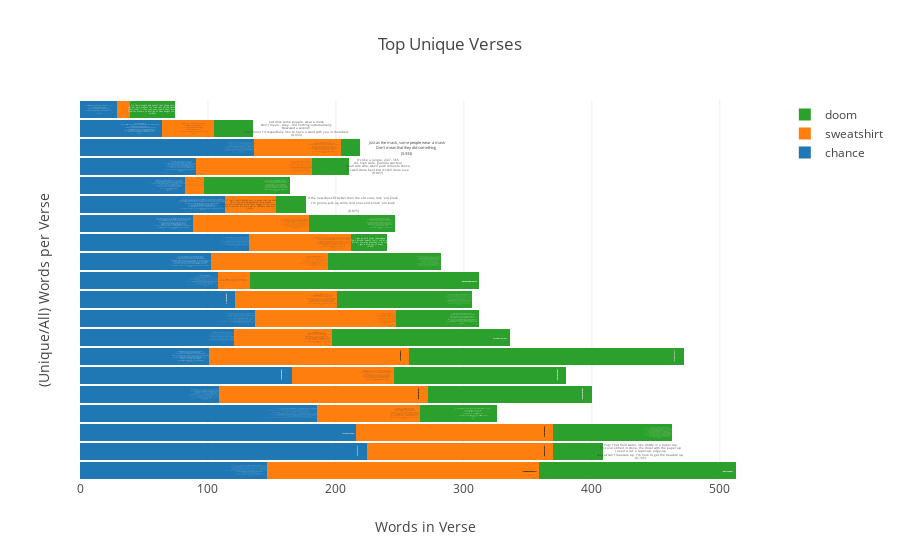

Notebook code for this chart:
### Code cell
unique_verses_bar(works.values(), all_feat_artist = False, verse_count=20)

### Figure 1 — Plotly figure (JSON) as saved in the notebook; plotly's stock layout.template omitted (floating-point values rounded to 4 significant figures)
{"data": [{"hoverinfo": "text", "name": "chance", "orientation": "h", "text": ["<br>They murkin' kids; they murder kids here<br>Why you think they don't talk about it They deserted us here<br>Where the fuck is Matt Lauer at Somebody get Katie Couric in here<br>Probably scared of all the refugees; look like we had a fuckin' hurricane here<br>They'll be shootin' whether it's dark or not, I mean the days is pretty dark a lot<br>Down here, it's easier to find a gun than it is to find a fuckin' parking spot<br>No love for the opposition, specifically a cop position cause they've never been in our position<br>Gettin' violations for the nation, correlatin', you dry snitchin'<br>I know, you scared, you should ask us if we scared too<br>I know you scared... me too<br>I know, you scared, you should ask us if we scared too<br>If you, was there, then we'd just knew you cared too<br>(0.616)", "<br>Sparrin' is trainin', chain snatchin' the slaves<br>But a rap song is a match in a cave<br>Dim lit, wet wick, wicked rappin' its way<br>Drunk off of light, lies, laughin' claimin' asylum while shinin' in shade<br>I can't stay silent, I go violent when my violets is gray<br>And my roses is black<br>Fuck the pharaohs and pharisees, Moses is back<br>I don't need to see a sphinx to know they noses was black<br>I don't know one Temptation that had Otis' back, sparrin' is trainin', this a jumpin' jack<br>I'm the scariest +jack+ in the pumpkin patch<br>Float like my jumper wet, sting like a bumblebee<br>I swing like a lumberjack, go back when I'm up at bat<br>They tried to label me a non-rapper<br>I'm an independent contractor, card cracker<br>Sparrin' is trainin' without the trainin' wheels<br>You made it, you made it, you made it, yeah you made a deal<br>You played it straight, hated, graduated, waited, waited, you still a waiter still<br>Mice will always find out ways to steal<br>Picture me, fifth of Hennessy and the Swisher Sweet<br>Fake identity 'til a plug named Trinity shook me<br>\"Wake up, wake up!\" like remember me<br>Said one plus one make three and you finna see<br>You ain't as grown as you finna be<br>You got them young nigga tendencies<br>(0.625)", "<br>What's good, good And what's good, evil<br>And what's good, gangstas And what's good, people<br>And why God's phone die every time that I call on Him<br>If his son had a Twitter wonder if I would follow him<br>Swallow them synonyms like cinnamon Cinnabon<br>Keep all them sentiments down to a minimum<br>Studious Gluteus Maxim models is sendin' him<br>Pics of they genitalia tallied up ten of 'em<br>I slurped too many pain-kills, down I'm off a lot<br>I got a lot off days but it ain't often that I'm off the clock<br>Ya kna wha mean I got the Chicago Blues<br>We invented rock before the Stones got through<br>We just aimin' back cause the cops shot you<br>BUCK BUCK BANG BANG - yellin' \"FUCK Fox News!\"<br>Booyaka buckle up, mothaFUCK opps too<br>Ain't no knucklin' up 'em young cause it just not cool<br>Nice to see you Father New Year, middle finger Uncle Samuel<br>Shootin' death with weighted dice and hittin' stains on birthday candles<br>I know somebody, somebody loves my ass<br>Cause they help me beat my demons ass<br>Everybody's somebody's everything (I know you right)<br>Nobody's nothing (that's right)<br>Everybody's somebody's everything (I know you right)<br>Nobody's nothing (that's right)<br>Everybody's somebody's everything (that's right)<br>Nobody's nothing (I know you right)<br>(0.63)", "<br>God give me one sentence more, maybe I just gotta get suspended more (IGH!)<br>Hash tag it, get mentions for it (IGH!) Make you love it, get it trending more (IGH!)<br>And then act humble, hear some bull that some dude mumble<br>Wantin' to jump dude, but let that nigga punk you, knowin bitch niggas wanna bring guns to the rumbles (IGH!)<br>But I love y'all souls (IGH!) Don't let the +Juice+ spill Pac<br>Blue pill pop 'til you feel good enough to pop the popped bitch in the blue heels yop (IGH!)<br>That one - drown in the juice nigga; hun'nid proof get found in a youth nigga<br>Stop with all the trynna introduce nigga, everybody know you dude you the new nigga! (IGH!)<br>Hows it feel to be you Yo no sÃ©, I ain't really been myself since Rod passed<br>I ain't even really need that shop class, I ain't really been weak since pops smashed<br>I'm a genius, a mothafuckin pop smash; hit sensei, master<br>Jack and Lindsey, Wiley, Kembe, been paid, 10 Day been they FAFSA (AHHHHHHHHH!!!!! TURN UP! TURN UP!)<br>(0.632)", "<br>Damn I'm in so deep girl, probably cause you're empty<br>You can't even speak girl; damn your mouth so minty<br>Ooh your mama hate me, daddy wouldn't let you <br>if he ever met me, if he ever met you<br>Put that shit behind us, and put this in your sinus<br>Mine is all up in my gums, minus all that shit its lined with<br>I say oh-oh-oh-ohh - you been scratchin, you been fiendin<br>I'mma fix you, I'mma fuck you, I'mma get rid of them demons - it's my<br>My druggy.. when I'm ugly<br>Hug me when I'm bummy, scummy; I'm your hubby<br>Let's get lo-ost... let's get lo-ost...<br>(0.651)", "<br>Work, work, work, work - bang nigga, bang<br>Twerk, twerk, merge, swerve - dang, pick a lane<br>Flip a bird; pigeon, plane, it's a word, it's a shame<br>But God I'm good, swear I couldnât be better, kickin' dirt on the shirts of the lames<br>Keep a tab on my exes, keep some X on my tongue<br>Keep my work out in Texas, that's just me flexin' my lungs<br>See them showin' they teeth, that's just them flappin' they gums<br>If they bite and I'm snappin', clap clap collapsin' they lungs<br>Call me Chancellor The Rapper, please say \"The Rapper\"<br>Magical word (POOF) please say 'Kadabra<br>Replay the replays; Green Bay, the Packers<br>Cremate your teammates and freebase the ashes<br>Matches to gas leaks, dusted dusk 'til dawn<br>It's just us, and trust ya bottom bitch, my stuff the fuckin' bomb<br>I'm the motherfuckin' fucker, fuck a niggas fuckin' dumb<br>This your favorite fuckin' album and ain't even fuckin' done<br>I'm good! IGH!<br> w/ ad-libs<br>(0.669)", "<br>Right (IGH!) I used to tell hoes I was dark light or off white<br>But I'd fight if a nigga said that I talk white<br>And both my parents was black but they saw it fit that I talk right<br>With my drawers hid but my hard head stayed in the clouds like a lost kite<br>But gravity had me up in a submission hold<br>Like I'm dancin' with the Devil with two left feet and I'm pigeon toed<br>in two small point ballet shoes with a missin' sole<br>and two missin' toes but it's love like Cupid kissin' a mistletoe<br>(0.683)", "<br>Who smokin in my car It's that nigga Chano<br>AKA Mr. Bennett, AK Tony Montano<br>I've got some folks in low end, I got some folks in c-note<br>AK hundred dinero, you ever seen Casino<br>I just got back with 'Bino, I got a bitch but she know<br>Her friends done did the Dino - that's that Chicago lingo<br>Flamin' hots with Cheese and a kiwi Mistic<br>My dick won't even call her cause she left all that lipstick<br>Niggas be on dirt, that's why I stay on petty<br>I know that bangers jam, that's why my hands stay ready<br>Flip the candy yum, that's the fuckin' bombest<br>Lean all on the square - that's a FUCKIN' rhombus<br> - 2X<br>(0.683)", "<br>Chano, Chatham's own, foolies glad I'm home (IGH!)<br>Even my haters kinda glad I'm on; Rest In Peace to my Vagabond (IGH!)<br>Rapper song, singer - suspended, subpoena<br>For misdemeanors, dreamer, held back ass is lowkey still a senior (IGH!)<br>And I still shake up BO Squad, prayin' for my BroBois (IGH!)<br>City on the come up, shout that nigga Sosa<br>Shout my nigga Fat Trel, shout my nigga Joseph (IGH!)<br>Playin' \"Buenos Aires\" while they sleepin' - buenas noches (IGH!)<br>Wonder if I wrote this, cause it's so crisp<br>The most brokest cold stock broker winter solstice (IGH!)<br>I could win an Oscar, Russian Accent Husky<br>Acid addict, costly avid actor - Kevin Costner (AHHHHHHHHH!!!!! TURN UP! TURN UP!)<br>Juice! (Juice!) Juice! (Juice!) Juice! (Juice!) Juice! (Juice!)<br>I got the juice, I got the juice (Yup!)<br>(0.693)", "<br>Introducin' (IGH!) Chance the Ruthless<br>Trip 'shrooms and lucy (hah!) dreams is lucid<br>Loosely based on music, swallow my mucus<br>Hope your pussy get herpes and yo' ass get lupus (IGH!)<br>Deuces douches, deuce deuce I'll shoot ya (BLAOW)<br>Shoes might boot 'cha and a suit might suit 'cha<br>They be on bullshit but they really don't do shit<br>They use of illusion could confuse Confucius<br>Nasty, ashy (IGH!) cigarette ashin'<br>'til my voice get raspy; last week suspended<br>Last night kissed Va$htie, parleyed with Ashley<br>Always in the hallway, so I never been classy (hahaha)<br>Shut up!<br>Na na na, na na na<br>Na na na, na na na<br>Na na na, na na na<br>(IGH! IGH! IGH! IGH!)<br>(0.694)", "<br>Acid, acid (IGH!) get it Acid<br>Melts through plastic, I spit fired<br>Pad my palette (IGH!) talkin' paper<br>If this was work (IGH!) I'd get higher (hahah)<br>Pardon my mishaps, burp and get murdered (IGH!)<br>Fart and get bitch-slapped, like Bourbon mixed with Jack (IGH!)<br>Lickety-split, look it, he slipped on a shell<br>from peelin' (IGH!) banana splits back, give me my Kit-Kat (AHHHHH~!)<br>Don't break me off shit, batch, fack is you mean bitch<br>Zan with that lean bitch, zan with that lean bitch<br>Zen with that chakra, I eat it like Idi Amin<br>Ya kna wha mean Hit me back when that mean shit (SHUT UP~!)<br>(0.694)", "<br>Young, Rascal Flatts - young ass kid ass could rap (IGH!)<br>Fuck all the faculty, tobacco-packing acrobat (IGH!)<br>Back-to-back packin' bags back and forth with fifths of Jack<br>Fourths of weed, I'm back to pack on hands with young Cletus to pat my back<br>Real nigga with a nose ring, that's right (IGH!) just here to rap them songs (IGH!)<br>Rag on my hair, wrap weed in Vegas, rockin' Vagabonds (IGH!)<br>Sang a song, oh you don't know (what) Well, I still bang with you<br>Hang with you, sip drank with you as long as I can sang with you like (IGH!)<br>(0.696)", "<br>Who's sneakin' in the club That's that young Sir Rapper<br>Un-saran wrap the purple, wrap that blunt under after<br>Smoke all out the window, cops could eat a dick<br>If you ain't the hitter, you just might be the lick<br>Flame on, flame on, I'm your, bitch's ringtone<br>She like when I rap, raps but better when I sing, songs<br>No Drake, but I get my Trey on; killin' in the hood like Trayvon<br>Shoppin' like I got a coupon, savin' like I got a cape on<br>Cookin' crack in my apron, dressed like a nigga had 8 proms<br>Tell shorty I may change and I made it and I napalm<br>Trippy shit to watch, drugs while on the clock<br>Acid on the face - that's a work of art<br> - 2X<br>(0.697)", "<br>Move to the neighborhood; I bet they don't stay for good, watch<br>Somebody'll steal daddy's Rollie, call it the neighborhood watch<br>Pray for a safer hood when my paper good, watch<br>Captain Save-a-Hood, hood savior, baby boy<br>Still getting ID'd for Swishers (mama still wash my clothes)<br>Still with Save Money militia (I'mma still watch my bros)<br>Trapped in the middle of the map with a little-bitty rock and a little bit of rap<br>That with a literary knack and a little shitty Mac and like literally jack<br>(0.705)", "<br>You a laaaaaaaame, and your bitch break down my weed sometimes<br>See my face in the streets, in the tweets and a Reader or a RedEye if you read Sun-Times<br>She got blisters on her knees, she's a fiend for the D even though I only beat one time<br>One time, it was one two times, it was two plus me equals threesome time<br>Shouts out to Nate, I jackball and I bop, I flex<br>Got neck from all these thots I sex; Rastafari them shottas yes<br>House safari, mi casa, yes; poppy fields of that popeye<br>She came to party, she popped a Molly, said \"come to papa\", she said \"papa, yes\"<br>(0.717)", "<br>It just got warm out, this the shit I've been warned 'bout<br>I hope that it storm in the morning, I hope that it's pourin' out<br>I hate crowded beaches, I hate the sound of fireworks<br>And I ponder what's worse between knowin' it's over and dyin' first<br>Cause everybody dies in the summer<br>Wanna say ya goodbyes, tell them while it's spring<br>I heard everybody's dyin' in the summer<br>So pray to God for a little more spring<br> - second half<br>(0.732)", "<br>Why toss my filter, when she saved my life<br>The same shit that kills us, always taste so right<br>That's why I pray to the dear Lord, God know who he be<br>Truth be told he juiced me, introduced me to the lucy leaf<br>Ohh ohh ohh, I seen the light, I lost my lighter<br>BIC flick, kick the habit and the bucket, fuck your supplier<br>Lies, Levis on fire, flyer on the wall I'm brighter<br>In the darkness of the night; in the sky I get higher, higher, okay<br> + [Interlude]<br>(0.736)", "<br>Okie dokie, alky, keep it lowkey/Loki like Thor lil bro<br>or he'll go blow the loudy, saudy of sour Saudi<br>Wiley up off peyote, wildin'/Wile E. like that coyote<br>If I sip any Henny, my belly just might be outtie<br>Pull up inside a huggy, Starsky and Hutch a dougie<br>I just opened up the pack, in an hour I'll ash my lucky<br>Tonight she just yellin' \"fuck me\", two weeks she'll be yellin' \"fuck me\"<br>Used to like orange cassette tapes with Timmy, Tommy, and Chuckie<br>And Chuck E. Cheese's pizzas, Jesus pieces, sing Jesus love me<br>Put Visine inside my eyes so my grandma would fuckin' hug me<br>Oh generation above me, I know you still remember me<br>My afro look just like daddy's, y'all taught me how to go huntin'<br>BLAM~!!<br>(0.765)", "<br>Jacob wrestled with God<br>in the desert 'til He broke him and He blessed him and He rescued his heart<br>I struggle with love, I juggle my loves<br>I cuddle and coddle, ship wreckin' bottle, I huddle in hugs<br>Sparrin' is trainin' bra/bruh, Ramses watchin' rainin' frogs<br>Jigga watchin' Damon, +Damon+ watchin' \"Wayans Bros\"<br>A tandem unicycle with two pilots in different maps<br>(0.766)", "<br>Sparrin' is trainin', don't let Denzel +Training Day+ you<br>Sensei could catch a fade too<br>We be on that elegant, hella melanin<br>Barely, barely since the crayons and jellybeans<br> + <br>(0.966)"], "textposition": "bottom", "type": "bar", "width": 0.9, "x": [146, 224, 216, 185, 109, 166, 101, 120, 137, 121, 108, 102, 132, 88, 113, 82, 91, 136, 64, 29]}, {"hoverinfo": "text", "name": "sweatshirt", "orientation": "h", "text": ["<br>Got these faggots shoutin revolution<br>I am Earl, that shit's ruthless<br>In the booth, there's no spoofin<br>Bitch I spit like I'm toothless<br>Fool, O.F. crew, fool y'all fruits and 'em<br>lyin like fuck truth, dropping shit like polution<br>Dirty like a bum's unwiped ass now<br>I'm transitioning from class clown to cash cow<br>Indeed, I got steez to pass out<br>Believe I'm dope, a fuckin breathin crackhouse<br>She diseased on her knees with ass out<br>Ace got on ski mask, she gon' need knee pads<br>Supreme 5 panels and green hats<br>Y'all don't come close like Winehouse and rehab<br>Goin back, no, the crafty assholes plateau<br>Got the game in the motherfuckin lasso<br>Ride that hoe, cruisin in the music<br>with the attitude of two kids, make 'em respect my two cents<br>Could really give two shits, let alone a dollar<br>My flows flows make bros go whoa, your mother says holler!<br>Wack niggaz say nada, OF the best, no synonym<br>Still my pockets slim like the Olsen Twins, it's on<br>Off I piss 'em and dismissin 'em quick and my sentences<br>Stay Oliver Twisting like Charles Dickens death<br>Wishing competition but listen the plot thickens<br>I'm a stand up nigga, well fuck it, I'm not sitting<br> +  w/ new ad libs<br>(0.732)", "<br>Wolf with a T-Rex cock<br>Less talk while I invest stock in wet rock<br>Smoke with all the big bitches bumpin \"Bedrock\"<br>Sub in the trunk, thumpin up against the dead cops<br>And pop it like I tossed a match in the engine<br>And go harder than a fuckin crack intervention<br>Clown of the class and the last to attend it<br>Big Earl make you fags stand at attention<br>Odd Future, I'm your muh'fuckin general<br>Catch 'em where them slap, slash, stab bitch ass niggaz go<br>Girl, you ain't even gotta ask cause you fin' to know<br>Why this Playboy so sticky in this centerfold<br>Sticky what my niggaz blow, icky Earl finish foes<br>Hit 'em low, riddle them with +Chronicles of Riddick+ bows<br>Chronic in the spliff to the dome, got my system slow<br>so I'm walkin out, ask them niggaz what they sprintin fo'<br>(0.733)", "<br>Mr. Deerskin Mocassins is on the fuckin stalk again<br>Followin and stalkin all them Larchmont soccer chicks<br>Choppin limbs, gnawin legs through they fuckin' stockings<br>Him his Grandfather Sweatshirt, clockin' all them cardigans<br>Product of popped rubbers and pops that did not love us<br>So when I leave home keep my heart on the top cupboard<br>So I will not stutter when I'm shoutin \"Fuck you, son\"<br>Wolf Gang 'bout it, we ain't waitin 'til the moon come<br>Woo son, the moonshine it got feelin loose<br>as the puss of a whore who's used to abuse<br>My, screw's pretty loose mind fucked like the hair-doos<br>of doo-doo mamas, dude I will bear jew you<br>You unripe fruit dudes is crews to chew through<br>My niggas wash 'em down with a fat carton of Yoohoo<br>Odd Future Wolf Gang Kill Them All, fuck 'em all<br>No lube, it's the crew to get used to<br>Faggot<br>(0.74)", "<br>Face it, me and Ace is sick like malaria carries<br>Jim Carrey her to the cemetery to bury her<br>Listen busters, scarier when I finger fuck her<br>After I dig her up and then eat her out with a bit of mustard<br>Took karate mommy told me \"Tyler toughen up\"<br>Rihanna haircut, somebody tell Chris Brown to fuck me up<br>Had to teach the bitch manners, now I gotta learn her<br>I'll beat the fuck out your bitch anonymous, Ike Turne<br>(0.741)", "<br>Over, sloppy seconds is my preference<br>except for when I'm feedin on the flesh of a pedestrian<br>Nessy Loch Monster stop; will he though Probably not<br>Silly hoes lick my balls like FIFA lollipops<br>Get the certain tingle, eatin Haagen Daas<br>with some soccer moms where they like to fuckin sit and mingle<br>Watch an Animal Planet document on the eagles<br>In the flyest '06 Supreme +Beanie+, +Siegel+<br>[Earl Sweatshirt[<br>Your grind's feeble, I'm regal, really, I'm Willy Smith<br>+I Am Legend+ a snicker dick in a vanilly chick<br>Come take a stab at it faggot, I pre-ordered your casket<br>This is known as a classic, yeah that chapped lips crack shit<br>Hat is always +Forrest+ so the bitches call me +Gump+<br>but compliment her tits and then it's off to hump her<br>Fuck her in a Hummer while I rape her then I put her in a slumber<br>It's not a figure of speech when I tell you that I dumped he<br>(0.755)", "<br>She said \"You rushing, you rabid son of a Labrador<br>But I'm attracted to you like teenyboppers to Apple stores\"<br>The basement light is darkened and the switchblade is sharpened<br>Her name on my arm and her face on a 2% carton<br>See her face while you're fixingyour breakfast<br>And know she's in my basement, objecting to sex with<br>me murder spree, surges on with the next bitch<br>Tombstones read R.I.P. cause it's pieces they rest in<br>(0.759)", "<br>I don't give a fuck, like a senior citizen<br>Shit and run, back to the lab need assistance from<br>sister with the biggest bum..baclot girls<br>I'm around calves big. cause they run a lot and scream oh<br>Pay him some attention, he's smart and he's genius<br>And he ain't touching me like Martin Sheen's penis<br>Y'all niggaz ain't clean as my team is meanest<br>Hitting amputees in the kneesus, Jesus<br>Please, just peep the +Crystal Method+ where<br>I take a fucking beat, strip it naked then I wreck it<br>It's no question, Sweatshirt's O.F.<br>And you can tell by the chiseled horns on my forehead bitch<br>Hammer hat flyer than a bag of bats<br>And Jade's a fucking acrobat, I'll flip her on a mattress<br>Last straw, fuck that~! I'm who broke the camel's back<br>Say you want that dope shit Welcome to Satan's cabbage patch<br>Bitch!<br>Told you he could rap<br>Dumb motherfucke<br>(0.769)", "<br>Uhh~! Addicts arise, when I arrive<br>in this cracked crack fag backslap in disguise<br>Fat sack of knives in the passenger side<br>Bitch reach for the door, get your access denied<br>I'm not an asshole I just don't give a fuck a lot<br>The only time I do is when a bitch is screamin \"Tyler, stop\"<br>The Big Bad Wolf, to me you're just a minor fox<br>Red Ridin is gettin some of this wolfly +Odder+ cock<br>(0.779)", "<br>Strict top of the crop shit<br>Crushin muh'fuckers like moss in a mosh pit<br>Dollar cents since shit, sense I ain't lost it<br>It's in a fuckin jar with guitar picks and bar spit<br>Bar spat, past tense, warriors of radness<br>Fuck lame, get it through your brain like dad's dick<br>Go ahead, stab a friend, tell him that I'm back bitch<br>Earl leave bastards with milkiest asses<br>Take a firm standing, nine on the tracklist<br>Earl half the reason the review's fantastic<br>Niggas gettin comfy on the couch, I ain't havin it<br>Kickin gluteus maximus, killin niggaz on accident<br>Just watch, I'ma kill 'em all <br>Just watch, off 'em!<br>(0.791)", "<br>Known narcissists, sippin on arsenic<br>Carved carcasses in the garage, don't park in it<br>Hard as findin retarded kids at Harvard<br>It's Wolf Gang barkin keep you up like car alarms and shit<br>Over the edge, yeah I had in a potato sack<br>cause I'm cold as ice like Anasia when she fuckin Traq<br>I'm the type to put you down to bring myself up<br>So when I rape a bitch I hold her down to get my best nut<br>(0.8)", "<br>Repeat, it's a stick up, out for greens, to get my Grinch up<br>Listen bitch, get your kid and get down or get clipped up<br>(0.8)", "<br>This the shit that get crippled bitches to hop<br>Dirty crack pipes lit, bullshit to stop, halt<br>Boss broke, spouse choke, blouse open<br>Sly's little shop of horrors, now showing<br>I hate gays, gangbangers and fuckin jerkers<br>unless it's gay gangbangers that's fuckin jerkers<br>Whoa yo, yo.. no homo<br>I'm not gay, faggot!!<br>Odd Future Wolf Gang, Wu-Tanh bangin in your system<br>Probably bangin in your sister with my children swimmin in her system<br>Let me say this shit in slow-mo', homo<br>You don't fuckin skate, take off of that box logo<br>(0.804)", "<br>Close your eyes for what you can't imagine; we are the Xany gnashin<br>Caddy-smashing, bratty ass, he mad, he snatched his daddy's Jag<br>And used the shit for batting practice, adamant and he thrashing<br>Purchasing crappy grams with half the hand of cash you handed<br>Panic and patch me up, pappy done latchkeyed us<br>Toyin with Raggy Anns and mammy done had enough<br>Brash as fuck, breaching all these aqueducts<br>Don't believe us, treat us like we can't erupt, yup<br>(0.812)", "<br>Now pan the cameras back to me and Pamela's<br>amateur threesome with Hannah Montana's manager<br>And Miley feedin me sandwiches for my stamina<br>And Santa's in the back laughin cause my back's crampin up<br>Mrs. Claus trippin balls, think she had enough<br>and by enough I mean we dope as fuck, she had a gram of us<br>Flyer than your man because I'm lampin up<br>At the airport smokin hash with all the fuckin baggage handlers<br>Flowin like the motherfuckers aqueducts<br>Odd Future Wolf Gang, fag damagers<br>Bitch~! ... Eat a dick<br>(0.824)", "<br>All their fuckin' vCards, just to prove that we hard<br>Get it We hard, he bombards three broads<br>Then dip out on another mish', them niggaz on that other shit<br>Word to mother bitch, we hot as Southern summers is<br>(0.85)", "<br>Bust the chops, then a nut, then adjust the cock<br>Now get your ass off<br>(0.867)", "<br>Often, no off days, no debates bitch<br>Box logo, switchblade and cocaine<br>in my back pocket, take Jade on vacation<br>The hotel switch from +Heartbreak+ to +Bates+ quick<br>Rippin out braids with bare hands amazes<br>The crowd go crazy, hands raised I'm laced with<br>swag by the eighth in case you wanna taste it<br>Faggots wear Prada, Satan wears RMK shit<br>Hell's Angel, crack Christ cross the face with erasers<br>and use +Based God+ as his replacement<br>+Super Saiyan+ with ruthless slayings<br>Eat puss, sweet puss got my tooth decayin<br>(0.867)", "<br>The reincarnation of '98 Eminem<br>60 Crip and Grizzly and some RMK Denim<br>Pay attention I'm stabbin your women friends, like a gentlemen<br>then dippin with the fuckin pen to go sin again<br>White girl, you can ask her what the dick be like<br>At Monster Madness doin driveby's on a fuckin fixie bike<br>Fuck it moron, snortin oxycontin, wearin cotton<br>Oxymoron like buff faggots playin sissy dykes<br>(0.897)", "<br>Bitter sweet seven fist fighting with a reverend<br>Bless sessions niggaz fresh as Crest breath is<br>Devil in my chest I inhale more cess then<br>Place one missed call to heaven<br>You ever danced with the Devil in the pale moonlight<br>(0.902)", "<br>Face it, me and Ace is sick like malaria carriers<br> + <br>(1.0)"], "textposition": "bottom", "type": "bar", "width": 0.9, "x": [213, 146, 154, 81, 163, 79, 156, 77, 110, 80, 25, 92, 80, 91, 40, 15, 90, 68, 41, 10]}, {"hoverinfo": "text", "name": "doom", "orientation": "h", "text": [" + (Ghost)<br> AH-HEM~!<br>Bust off your straps, shot the victory laps<br>For a rhyme-o-cidal maniac, rap run runners<br>Kingpin numbers to kick, kneeslap skat<br>Draw no lose, Villain on the track in your town<br>like Ringling Brothers, bring rings around clowns<br>Got 'em bowin down in surround-o-sound, drown (WORD!)<br>Pawn somethin for a small fortune<br>Goon broke, sell a portion to a auction, caution<br>Name your price, it's that times four score of course<br>No love lost, enter the town on tour de force cost more<br>Give or take the off day short stay<br>In case the courty shorty need the horseplay<br>Raw hay, rakin in the dough, no connection<br>Came home lames bit it, still prayin protection<br>Villain no kiddin when he ain't rhyme checkin<br>Or in the sunshine with a fime dime neckin<br>He lightin up the older big torch with sparks glowin<br>Get caught squash mode, pass it off as Starks go<br>(0.792)", "<br>Yup! That hold water, like drizzle in a paper cup<br>This one etched in stone, the chisel with the paper up<br>I need a cut: a taper-up, edge-up<br>Niggaz can't measure up, I'm here to get the treasure up<br>(0.795)", "<br>Jesus the beat is cut in pieces like pizzas<br>When he grab the mic, deez nuts and please squeeze us<br>He told 'em \"Hold up\" after the punchline<br>Single file rappers with dull rhymes and ugly signs<br>In the ring with the frizzy bear, the grizzly bear<br>He win the thing with an exquisite rare stizzy stare<br>Gimme beer~! I'll show y'all how to do it right<br>When he put the mask on, he screw it tight, get stupid like<br>Troops staring, who could ask (\"Uncle Nu!\")<br>{\"I didn't know that was youuuuuuu!\"}<br>(0.796)", "<br>Keep it on click fully auto, I won't stop the rock until pockets thick and gordo<br>More so a risk of sounding poor, bro <br>No tux  tickets to the award show<br>Normally cordial, more or less, less is more or no<br>Hock spit out the cockpit, stuck to the window 'till it's solid as a rock hit<br>Yes, he is..<br>(0.8)", "<br>Jump 'em in like jump rope, double dutch<br>Then turn on the mic with a thumb stroke, subtle touch<br>Cuddle clutch, is this thing on<br>Like the fling with Mrs. King Kong, this spring gone<br>Sing a song of slaphappy crappiness<br>He came to blow like it was strapped to his nappy chest<br>Surely I jest, the best on a wireless mic<br>Not an eye test, yet I di-gress<br>But why stress  Try and remember when<br>Maybe bit the tender skin-ned babysitter Gwendolyn<br>The type to hit and run and go tell a friend<br>Word to El Muerto cucaracha exoskeleton<br>He know, flow like interstellar wind<br>Tow a rap djinn by his toe into hell again<br> One two, check me too<br>Loose wreck see through your gooseneck EQ<br>(0.805)", "<br>Dreams - the heat beam is like a laser level<br>Aim it 'til it straighten out, do your best to raise the devil<br>Bass and treble peakin, make sure they even<br>Be fakin more and he break a jaw and teeth then<br>Leavin, creepin, no time for weepin and grievin<br>Keep him breathin, keep him on believing<br>it don't matter... holdin onto to data<br>In the zone zonin ownin microphone chatter<br>Batter, swing  that's the thing he's known better for<br>Worser than the casualties in the metaphor wars<br>But get your applause, bet them pores<br>Answer me these questions three to get across<br>Who's the boss What size is them shoes of yours<br>Who the wrong crew to cross True or false<br>Don't look at him, ask (\"Uncle Nu!\")<br>{\"I didn't know that was youuuuuuu!\"}<br>(0.807)", "<br>DOOM from the realm of l-kalum smelly gel fume<br>Separting cell womb to melly melly boom<br>Revelations in brail respirations inhale<br>View nations fail and shaking of a snake tail make due<br>Blazing swords trace the haze praise the lord<br>Saving grace lace your broads she say she bored<br>A crazy straw ink and stale dry parafinCandy coat crap rappers pale by comparison<br>A batch of marriaging averaging above average men<br>Rancid rants having rambling savages scavenging<br>For scraps perhaps road kill if that<br>Gift to gad and he flowed ill crome stiff hat<br>Known for writing lightning tight lines<br>Chief and beefing being of deep ends deep this even<br>Dimes quiet as mines by design mighty fine<br>Slight rewind tightly bind blind lead blind<br>Need mines now that was this is thenListening to sizzling official tens whispering him again<br>Medal face finster playing with the dirty money<br>Sinister don't know what he saying but the words be funny<br>Major vet spaded through the vest with a bayonet<br>Save your breath gave a f pay your debt they forget<br>Make her sweat bullets crime pays no benefits<br>Then it gets wild to social child degenerates<br>6,000 years ago moses saidEvery human being is responsible for his actions<br>Or about being is still not human<br>(0.823)", "<br>Slow it down some<br>No split, clown bum<br>Your gold hit sound dumb<br>Older now, crown him<br>Where you found them at Got around town<br>Could of drowned in it<br>Would of floated, bloated, voted<br>Sugar-coated, loaded hip shooter<br>Draw for the poor<br>Free coffee at the banks<br>Hit through the straw<br>None more for me, thanks<br>That blanks the raw<br>That dank sure stank lit<br>Sank passed the pit for more hardcore prank spit<br>Crank it on blast, roll past Front Street<br>Blew the whole spot like some old ass with skunk meat<br>These kids is too fast, juiced off a junk treat<br>Who could get looser off a crunk or a funk beat<br> 2X<br>Something started today<br>Where did it go What you want it to be<br>Well you know, November has come<br>When it's gone away<br>(0.827)", "<br>Who is he... he need to get out more<br>Or either get outta here like some dang outlaw<br>Standing like Lurch no herb in the record bin<br>Called him for a random search curbside checkin' and<br>It's on nigga on and crackin' like Digg'em lips be smacking<br>Running off at the mouth steady talk bout us<br>On some shit they overheard but enough is enough<br>(0.831)", "<br>Such absurd verbs, do not disturb blurbs<br>Slid to the curb, he's not the first herb, written on a mirror<br>Blurred rap guys is buyin by like flies on a turd<br>Premo and Royce surprise 'em, eye-to-eye 'em, they scurred<br>Slur intended, demented, got some nerve<br>Got no patience and a little perturbed, you heard<br>Guessin, with more questions, than answers<br>Why they started rhymin Should've just remained dancers<br>It's better odds, than countin cards at the Luxor<br>Carbon fiber, black mask, askin what the fuck tux for<br>Deluxe war, to whom it may concern<br>It's too late to burn, DOOM, you wait your turn<br>(0.848)", "<br>Who told you that Rolled through, BRRRAT<br>Old to the new knows who hold the hat<br>Custom tailored fitted, head stayed same size<br>Big since first born, well spree to game wise<br>Same guys, same disguise, sick aim eye stare<br>A thick dame thighs, click claim prize<br>And the lucky contestant was sent<br>a whole year's supply of buckets of yucky excrement<br>Digital format, provide the ROM<br>Riot calm, flow was like a roadside bomb<br>Flipped the Humvee, impact was limb-numbing<br>Cameraman wig back, gunner screaming INCOMING<br>RPG, rhyme propelled grenade<br>Time to yell, scramble for cover in the shade<br>Bright as the midday sun, then it fade<br>Darkness come quick, some run and get sprayed<br>Rot dead, hot lead, it's rainin<br>Left 'em with they brains kicked in with they trainin<br>Dragged the remains into the open by the bootstraps<br>Dogtag attached to explosive human booby traps<br>Where's air support, ears ringin, mortars whistlin<br>Bloodshot vision after thought abort mission<br>Too little too late, as the last man gushed<br>Took no prisoners mushed, rap ambush<br>{MURDALIZING SUCKER EMCEES~!}<br>(0.849)", "<br>Grab the microphone like he smack a rapper iPhone<br>PRhyme time, time's up, dial tone, smile's on<br>Show your teeth, known by the wild prone<br>All getters, pile on, gone since child grown<br>On the count, check, or catch a pound neck<br>for clownin around for rec', no disrespect<br>intended, said it, and meant it<br>Before it's invented, get it, did it, spent it<br>Keep the change, he needs that receipt, thanks<br>MC's need franks regardless of street rank<br>They feet stank, we never leave the beat blank<br>(0.852)", "<br>I get no kick from champagne<br>Their alcohol doesn't thrill me at all<br>So tell me why shouldn't it be true<br>I get a kick out of brew<br>(0.857)", "<br>War nine, frying swine to pork grinds<br>For trying to walk the fine line, thoughts flying<br>Had more fun with a crooked rookie<br>Went for his gun, cracked his skull like a fortune cookie<br>A mind reader, find out, speak, freaks bow<br>With the nine heater, beat feet and smile now<br>Ten paces, about face, chase me<br>We make it sound crazy than a case of M-80's<br>(0.866)", "<br>If the new shoes fit better than the old ones, rock 'em black<br>I'm gonna pick up some cold ones and knock 'em back<br> <br>(0.875)", "<br>\"Duck Season 3\" officially in Haters Town<br>Be sure to bring your maters call, and lazer sounds<br>They flied in, migrated, that's why I waited<br>The whole time eye and balls dilated<br>Flier was faded, the date was right though<br>Hoe it ain't nuttin but my hound dog Nitro<br>Go get 'em boy, Villain found some dinners<br>After I finished skinnin 'em y'all can split the innards<br>(0.896)", "<br>It's like a jungle, 24/7, 365<br>.44, high score, guerilla war tour<br>Yeah sure sure, when push comes to shove<br>It's well-done beef but it's still done love<br>(0.897)", "<br>Just as the mask, some people wear a mask<br>Don't mean that they did something <br>(0.933)", "<br>Just since some people, wear a mask<br>Don't mean.. they.. did nothing automatically<br>Now wait a second!<br>Your Honor I'd respectfully like to have a word with you in chambers<br>(0.933)", "<br>On the strength, she wasn't lent three cent<br>Got her own connect for free rent off the cement<br>Now what if that was your moms Short arms <br>Quarter waters to bottles of Dom bought the {}<br>(0.943)"], "textposition": "bottom", "type": "bar", "width": 0.9, "x": [154, 39, 93, 60, 128, 135, 215, 139, 65, 105, 179, 88, 28, 67, 24, 67, 29, 15, 30, 35]}], "layout": {"barmode": "stack", "hovermode": "closest", "title": "Top Unique Verses", "xaxis": {"autorange": true, "showline": false, "title": "Words in Verse", "zeroline": false}, "yaxis": {"autorange": true, "showline": false, "showticklabels": false, "title": "(Unique/All) Words per Verse", "zeroline": false}}}
